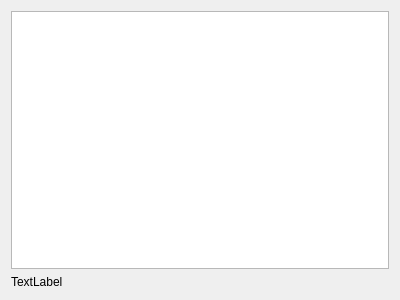
<?xml version="1.0" encoding="UTF-8"?>
<ui version="4.0">
 <class>Serveur</class>
 <widget class="QWidget" name="Serveur">
  <property name="geometry">
   <rect>
    <x>0</x>
    <y>0</y>
    <width>400</width>
    <height>300</height>
   </rect>
  </property>
  <property name="windowTitle">
   <string>Serveur</string>
  </property>
  <layout class="QVBoxLayout" name="verticalLayout">
   <item>
    <widget class="QTextEdit" name="textEdit"/>
   </item>
   <item>
    <widget class="QLabel" name="label_Statu">
     <property name="text">
      <string>TextLabel</string>
     </property>
    </widget>
   </item>
  </layout>
 </widget>
 <layoutdefault spacing="6" margin="11"/>
 <resources/>
 <connections/>
</ui>
